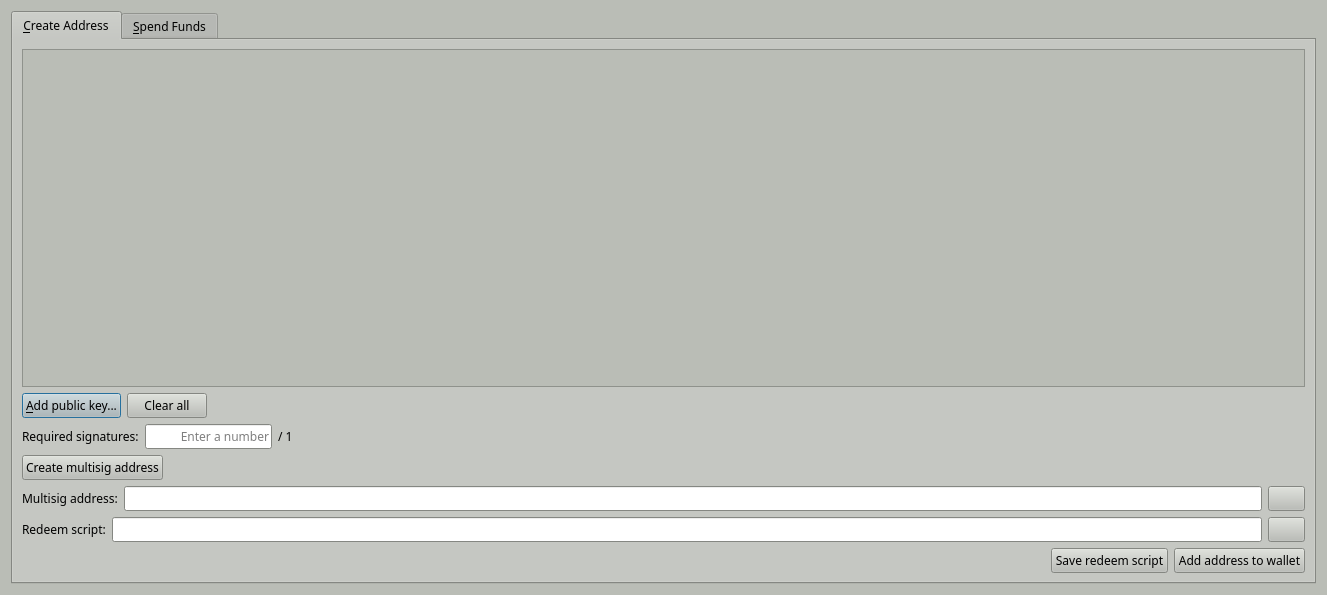
<?xml version="1.0" encoding="UTF-8"?>
<ui version="4.0">
 <class>MultisigDialog</class>
 <widget class="QDialog" name="MultisigDialog">
  <property name="geometry">
   <rect>
    <x>0</x>
    <y>0</y>
    <width>1327</width>
    <height>595</height>
   </rect>
  </property>
  <property name="palette">
   <palette>
    <active>
     <colorrole role="WindowText">
      <brush brushstyle="SolidPattern">
       <color alpha="255">
        <red>0</red>
        <green>0</green>
        <blue>0</blue>
       </color>
      </brush>
     </colorrole>
     <colorrole role="Button">
      <brush brushstyle="SolidPattern">
       <color alpha="255">
        <red>186</red>
        <green>189</green>
        <blue>182</blue>
       </color>
      </brush>
     </colorrole>
     <colorrole role="Light">
      <brush brushstyle="SolidPattern">
       <color alpha="255">
        <red>255</red>
        <green>255</green>
        <blue>255</blue>
       </color>
      </brush>
     </colorrole>
     <colorrole role="Midlight">
      <brush brushstyle="SolidPattern">
       <color alpha="255">
        <red>220</red>
        <green>222</green>
        <blue>218</blue>
       </color>
      </brush>
     </colorrole>
     <colorrole role="Dark">
      <brush brushstyle="SolidPattern">
       <color alpha="255">
        <red>93</red>
        <green>94</green>
        <blue>91</blue>
       </color>
      </brush>
     </colorrole>
     <colorrole role="Mid">
      <brush brushstyle="SolidPattern">
       <color alpha="255">
        <red>124</red>
        <green>126</green>
        <blue>121</blue>
       </color>
      </brush>
     </colorrole>
     <colorrole role="Text">
      <brush brushstyle="SolidPattern">
       <color alpha="255">
        <red>0</red>
        <green>0</green>
        <blue>0</blue>
       </color>
      </brush>
     </colorrole>
     <colorrole role="BrightText">
      <brush brushstyle="SolidPattern">
       <color alpha="255">
        <red>255</red>
        <green>255</green>
        <blue>255</blue>
       </color>
      </brush>
     </colorrole>
     <colorrole role="ButtonText">
      <brush brushstyle="SolidPattern">
       <color alpha="255">
        <red>0</red>
        <green>0</green>
        <blue>0</blue>
       </color>
      </brush>
     </colorrole>
     <colorrole role="Base">
      <brush brushstyle="SolidPattern">
       <color alpha="255">
        <red>255</red>
        <green>255</green>
        <blue>255</blue>
       </color>
      </brush>
     </colorrole>
     <colorrole role="Window">
      <brush brushstyle="SolidPattern">
       <color alpha="255">
        <red>186</red>
        <green>189</green>
        <blue>182</blue>
       </color>
      </brush>
     </colorrole>
     <colorrole role="Shadow">
      <brush brushstyle="SolidPattern">
       <color alpha="255">
        <red>0</red>
        <green>0</green>
        <blue>0</blue>
       </color>
      </brush>
     </colorrole>
     <colorrole role="AlternateBase">
      <brush brushstyle="SolidPattern">
       <color alpha="255">
        <red>220</red>
        <green>222</green>
        <blue>218</blue>
       </color>
      </brush>
     </colorrole>
     <colorrole role="ToolTipBase">
      <brush brushstyle="SolidPattern">
       <color alpha="255">
        <red>255</red>
        <green>255</green>
        <blue>220</blue>
       </color>
      </brush>
     </colorrole>
     <colorrole role="ToolTipText">
      <brush brushstyle="SolidPattern">
       <color alpha="255">
        <red>0</red>
        <green>0</green>
        <blue>0</blue>
       </color>
      </brush>
     </colorrole>
    </active>
    <inactive>
     <colorrole role="WindowText">
      <brush brushstyle="SolidPattern">
       <color alpha="255">
        <red>0</red>
        <green>0</green>
        <blue>0</blue>
       </color>
      </brush>
     </colorrole>
     <colorrole role="Button">
      <brush brushstyle="SolidPattern">
       <color alpha="255">
        <red>186</red>
        <green>189</green>
        <blue>182</blue>
       </color>
      </brush>
     </colorrole>
     <colorrole role="Light">
      <brush brushstyle="SolidPattern">
       <color alpha="255">
        <red>255</red>
        <green>255</green>
        <blue>255</blue>
       </color>
      </brush>
     </colorrole>
     <colorrole role="Midlight">
      <brush brushstyle="SolidPattern">
       <color alpha="255">
        <red>220</red>
        <green>222</green>
        <blue>218</blue>
       </color>
      </brush>
     </colorrole>
     <colorrole role="Dark">
      <brush brushstyle="SolidPattern">
       <color alpha="255">
        <red>93</red>
        <green>94</green>
        <blue>91</blue>
       </color>
      </brush>
     </colorrole>
     <colorrole role="Mid">
      <brush brushstyle="SolidPattern">
       <color alpha="255">
        <red>124</red>
        <green>126</green>
        <blue>121</blue>
       </color>
      </brush>
     </colorrole>
     <colorrole role="Text">
      <brush brushstyle="SolidPattern">
       <color alpha="255">
        <red>0</red>
        <green>0</green>
        <blue>0</blue>
       </color>
      </brush>
     </colorrole>
     <colorrole role="BrightText">
      <brush brushstyle="SolidPattern">
       <color alpha="255">
        <red>255</red>
        <green>255</green>
        <blue>255</blue>
       </color>
      </brush>
     </colorrole>
     <colorrole role="ButtonText">
      <brush brushstyle="SolidPattern">
       <color alpha="255">
        <red>0</red>
        <green>0</green>
        <blue>0</blue>
       </color>
      </brush>
     </colorrole>
     <colorrole role="Base">
      <brush brushstyle="SolidPattern">
       <color alpha="255">
        <red>255</red>
        <green>255</green>
        <blue>255</blue>
       </color>
      </brush>
     </colorrole>
     <colorrole role="Window">
      <brush brushstyle="SolidPattern">
       <color alpha="255">
        <red>186</red>
        <green>189</green>
        <blue>182</blue>
       </color>
      </brush>
     </colorrole>
     <colorrole role="Shadow">
      <brush brushstyle="SolidPattern">
       <color alpha="255">
        <red>0</red>
        <green>0</green>
        <blue>0</blue>
       </color>
      </brush>
     </colorrole>
     <colorrole role="AlternateBase">
      <brush brushstyle="SolidPattern">
       <color alpha="255">
        <red>220</red>
        <green>222</green>
        <blue>218</blue>
       </color>
      </brush>
     </colorrole>
     <colorrole role="ToolTipBase">
      <brush brushstyle="SolidPattern">
       <color alpha="255">
        <red>255</red>
        <green>255</green>
        <blue>220</blue>
       </color>
      </brush>
     </colorrole>
     <colorrole role="ToolTipText">
      <brush brushstyle="SolidPattern">
       <color alpha="255">
        <red>0</red>
        <green>0</green>
        <blue>0</blue>
       </color>
      </brush>
     </colorrole>
    </inactive>
    <disabled>
     <colorrole role="WindowText">
      <brush brushstyle="SolidPattern">
       <color alpha="255">
        <red>93</red>
        <green>94</green>
        <blue>91</blue>
       </color>
      </brush>
     </colorrole>
     <colorrole role="Button">
      <brush brushstyle="SolidPattern">
       <color alpha="255">
        <red>186</red>
        <green>189</green>
        <blue>182</blue>
       </color>
      </brush>
     </colorrole>
     <colorrole role="Light">
      <brush brushstyle="SolidPattern">
       <color alpha="255">
        <red>255</red>
        <green>255</green>
        <blue>255</blue>
       </color>
      </brush>
     </colorrole>
     <colorrole role="Midlight">
      <brush brushstyle="SolidPattern">
       <color alpha="255">
        <red>220</red>
        <green>222</green>
        <blue>218</blue>
       </color>
      </brush>
     </colorrole>
     <colorrole role="Dark">
      <brush brushstyle="SolidPattern">
       <color alpha="255">
        <red>93</red>
        <green>94</green>
        <blue>91</blue>
       </color>
      </brush>
     </colorrole>
     <colorrole role="Mid">
      <brush brushstyle="SolidPattern">
       <color alpha="255">
        <red>124</red>
        <green>126</green>
        <blue>121</blue>
       </color>
      </brush>
     </colorrole>
     <colorrole role="Text">
      <brush brushstyle="SolidPattern">
       <color alpha="255">
        <red>93</red>
        <green>94</green>
        <blue>91</blue>
       </color>
      </brush>
     </colorrole>
     <colorrole role="BrightText">
      <brush brushstyle="SolidPattern">
       <color alpha="255">
        <red>255</red>
        <green>255</green>
        <blue>255</blue>
       </color>
      </brush>
     </colorrole>
     <colorrole role="ButtonText">
      <brush brushstyle="SolidPattern">
       <color alpha="255">
        <red>93</red>
        <green>94</green>
        <blue>91</blue>
       </color>
      </brush>
     </colorrole>
     <colorrole role="Base">
      <brush brushstyle="SolidPattern">
       <color alpha="255">
        <red>186</red>
        <green>189</green>
        <blue>182</blue>
       </color>
      </brush>
     </colorrole>
     <colorrole role="Window">
      <brush brushstyle="SolidPattern">
       <color alpha="255">
        <red>186</red>
        <green>189</green>
        <blue>182</blue>
       </color>
      </brush>
     </colorrole>
     <colorrole role="Shadow">
      <brush brushstyle="SolidPattern">
       <color alpha="255">
        <red>0</red>
        <green>0</green>
        <blue>0</blue>
       </color>
      </brush>
     </colorrole>
     <colorrole role="AlternateBase">
      <brush brushstyle="SolidPattern">
       <color alpha="255">
        <red>186</red>
        <green>189</green>
        <blue>182</blue>
       </color>
      </brush>
     </colorrole>
     <colorrole role="ToolTipBase">
      <brush brushstyle="SolidPattern">
       <color alpha="255">
        <red>255</red>
        <green>255</green>
        <blue>220</blue>
       </color>
      </brush>
     </colorrole>
     <colorrole role="ToolTipText">
      <brush brushstyle="SolidPattern">
       <color alpha="255">
        <red>0</red>
        <green>0</green>
        <blue>0</blue>
       </color>
      </brush>
     </colorrole>
    </disabled>
   </palette>
  </property>
  <property name="font">
   <font>
    <family>Sawasdee</family>
   </font>
  </property>
  <property name="windowTitle">
   <string>Multisig</string>
  </property>
  <layout class="QVBoxLayout" name="verticalLayout_2">
   <item>
    <widget class="QTabWidget" name="tabWidget">
     <property name="currentIndex">
      <number>0</number>
     </property>
     <widget class="QWidget" name="tabCreateAddress">
      <attribute name="title">
       <string>&amp;Create Address</string>
      </attribute>
      <layout class="QVBoxLayout" name="verticalLayout">
       <item>
        <widget class="QScrollArea" name="scrollArea">
         <property name="widgetResizable">
          <bool>true</bool>
         </property>
         <widget class="QWidget" name="scrollAreaWidgetContents">
          <property name="geometry">
           <rect>
            <x>0</x>
            <y>0</y>
            <width>1285</width>
            <height>286</height>
           </rect>
          </property>
          <layout class="QVBoxLayout" name="verticalLayout_3">
           <item>
            <layout class="QVBoxLayout" name="pubkeyEntries"/>
           </item>
           <item>
            <spacer name="verticalSpacer">
             <property name="orientation">
              <enum>Qt::Vertical</enum>
             </property>
             <property name="sizeHint" stdset="0">
              <size>
               <width>20</width>
               <height>40</height>
              </size>
             </property>
            </spacer>
           </item>
          </layout>
         </widget>
        </widget>
       </item>
       <item>
        <layout class="QHBoxLayout" name="horizontalLayout_14">
         <item>
          <widget class="QPushButton" name="addPubKeyButton">
           <property name="toolTip">
            <string>Add a member to the signing pool</string>
           </property>
           <property name="text">
            <string>&amp;Add public key...</string>
           </property>
           <property name="icon">
            <iconset resource="../sphinxcoin.qrc">
             <normaloff>:/icons/add</normaloff>:/icons/add</iconset>
           </property>
          </widget>
         </item>
         <item>
          <widget class="QPushButton" name="clearButton">
           <property name="sizePolicy">
            <sizepolicy hsizetype="Minimum" vsizetype="Fixed">
             <horstretch>0</horstretch>
             <verstretch>0</verstretch>
            </sizepolicy>
           </property>
           <property name="toolTip">
            <string>Remove all public key fields</string>
           </property>
           <property name="text">
            <string>Clear all</string>
           </property>
           <property name="icon">
            <iconset resource="../sphinxcoin.qrc">
             <normaloff>:/icons/remove</normaloff>:/icons/remove</iconset>
           </property>
           <property name="autoRepeatDelay">
            <number>300</number>
           </property>
          </widget>
         </item>
         <item>
          <spacer name="horizontalSpacer_8">
           <property name="orientation">
            <enum>Qt::Horizontal</enum>
           </property>
           <property name="sizeHint" stdset="0">
            <size>
             <width>40</width>
             <height>20</height>
            </size>
           </property>
          </spacer>
         </item>
        </layout>
       </item>
       <item>
        <layout class="QHBoxLayout" name="horizontalLayout_2">
         <item>
          <widget class="QLabel" name="requiredSignaturesLabel">
           <property name="text">
            <string>Required signatures:</string>
           </property>
          </widget>
         </item>
         <item>
          <widget class="QLineEdit" name="requiredSignatures">
           <property name="sizePolicy">
            <sizepolicy hsizetype="Minimum" vsizetype="Fixed">
             <horstretch>0</horstretch>
             <verstretch>0</verstretch>
            </sizepolicy>
           </property>
           <property name="minimumSize">
            <size>
             <width>127</width>
             <height>0</height>
            </size>
           </property>
           <property name="text">
            <string/>
           </property>
           <property name="maxLength">
            <number>2</number>
           </property>
           <property name="frame">
            <bool>true</bool>
           </property>
           <property name="alignment">
            <set>Qt::AlignRight|Qt::AlignTrailing|Qt::AlignVCenter</set>
           </property>
           <property name="placeholderText">
            <string>Enter a number</string>
           </property>
          </widget>
         </item>
         <item>
          <widget class="QLabel" name="maxSignaturesLabel">
           <property name="text">
            <string>/ 1</string>
           </property>
          </widget>
         </item>
         <item>
          <spacer name="horizontalSpacer_2">
           <property name="orientation">
            <enum>Qt::Horizontal</enum>
           </property>
           <property name="sizeHint" stdset="0">
            <size>
             <width>40</width>
             <height>20</height>
            </size>
           </property>
          </spacer>
         </item>
        </layout>
       </item>
       <item>
        <layout class="QHBoxLayout" name="horizontalLayout">
         <item>
          <widget class="QPushButton" name="createAddressButton">
           <property name="text">
            <string>Create multisig address</string>
           </property>
          </widget>
         </item>
         <item>
          <spacer name="horizontalSpacer">
           <property name="orientation">
            <enum>Qt::Horizontal</enum>
           </property>
           <property name="sizeHint" stdset="0">
            <size>
             <width>40</width>
             <height>20</height>
            </size>
           </property>
          </spacer>
         </item>
        </layout>
       </item>
       <item>
        <layout class="QHBoxLayout" name="horizontalLayoutMultisigAddress">
         <item>
          <widget class="QLabel" name="multisigAddressLabel">
           <property name="text">
            <string>Multisig address:</string>
           </property>
          </widget>
         </item>
         <item>
          <widget class="QLineEdit" name="multisigAddress">
           <property name="readOnly">
            <bool>true</bool>
           </property>
          </widget>
         </item>
         <item>
          <widget class="QPushButton" name="copyMultisigAddressButton">
           <property name="toolTip">
            <string>Copy the multisig address to the system clipboard</string>
           </property>
           <property name="text">
            <string/>
           </property>
           <property name="icon">
            <iconset resource="../sphinxcoin.qrc">
             <normaloff>:/icons/editcopy</normaloff>:/icons/editcopy</iconset>
           </property>
           <property name="autoDefault">
            <bool>false</bool>
           </property>
          </widget>
         </item>
        </layout>
       </item>
       <item>
        <layout class="QHBoxLayout" name="horizontalLayout_3">
         <item>
          <widget class="QLabel" name="redeemScriptLabel">
           <property name="text">
            <string>Redeem script:</string>
           </property>
          </widget>
         </item>
         <item>
          <widget class="QLineEdit" name="redeemScript">
           <property name="readOnly">
            <bool>true</bool>
           </property>
          </widget>
         </item>
         <item>
          <widget class="QPushButton" name="copyRedeemScriptButton">
           <property name="toolTip">
            <string>Copy the redeem script to the system clipboard</string>
           </property>
           <property name="text">
            <string/>
           </property>
           <property name="icon">
            <iconset resource="../sphinxcoin.qrc">
             <normaloff>:/icons/editcopy</normaloff>:/icons/editcopy</iconset>
           </property>
           <property name="autoDefault">
            <bool>false</bool>
           </property>
          </widget>
         </item>
        </layout>
       </item>
       <item>
        <layout class="QHBoxLayout" name="horizontalLayout_15">
         <item>
          <spacer name="horizontalSpacer_11">
           <property name="orientation">
            <enum>Qt::Horizontal</enum>
           </property>
           <property name="sizeHint" stdset="0">
            <size>
             <width>40</width>
             <height>20</height>
            </size>
           </property>
          </spacer>
         </item>
         <item>
          <widget class="QPushButton" name="saveRedeemScriptButton">
           <property name="toolTip">
            <string>The redeem script will be required to spend the funds sent to the multisig address</string>
           </property>
           <property name="text">
            <string>Save redeem script</string>
           </property>
          </widget>
         </item>
         <item>
          <widget class="QPushButton" name="saveMultisigAddressButton">
           <property name="toolTip">
            <string>Add the multisig address to your personal addresses</string>
           </property>
           <property name="text">
            <string>Add address to wallet</string>
           </property>
          </widget>
         </item>
        </layout>
       </item>
      </layout>
     </widget>
     <widget class="QWidget" name="tabSpendFunds">
      <attribute name="title">
       <string>&amp;Spend Funds</string>
      </attribute>
      <layout class="QVBoxLayout" name="verticalLayout_13">
       <item>
        <layout class="QVBoxLayout" name="verticalLayout_8">
         <item>
          <layout class="QHBoxLayout" name="horizontalLayout_4">
           <item>
            <widget class="QGroupBox" name="inputsBox">
             <property name="title">
              <string>Inputs</string>
             </property>
             <layout class="QVBoxLayout" name="verticalLayout_6">
              <item>
               <widget class="QScrollArea" name="scrollArea_2">
                <property name="minimumSize">
                 <size>
                  <width>0</width>
                  <height>0</height>
                 </size>
                </property>
                <property name="widgetResizable">
                 <bool>true</bool>
                </property>
                <widget class="QWidget" name="scrollAreaWidgetContents_2">
                 <property name="geometry">
                  <rect>
                   <x>0</x>
                   <y>0</y>
                   <width>613</width>
                   <height>196</height>
                  </rect>
                 </property>
                 <layout class="QVBoxLayout" name="verticalLayout_4">
                  <item>
                   <layout class="QVBoxLayout" name="inputs"/>
                  </item>
                  <item>
                   <spacer name="verticalSpacer_2">
                    <property name="orientation">
                     <enum>Qt::Vertical</enum>
                    </property>
                    <property name="sizeHint" stdset="0">
                     <size>
                      <width>20</width>
                      <height>42</height>
                     </size>
                    </property>
                   </spacer>
                  </item>
                 </layout>
                </widget>
               </widget>
              </item>
              <item>
               <layout class="QHBoxLayout" name="horizontalLayout_6">
                <item>
                 <spacer name="horizontalSpacer_9">
                  <property name="orientation">
                   <enum>Qt::Horizontal</enum>
                  </property>
                  <property name="sizeHint" stdset="0">
                   <size>
                    <width>40</width>
                    <height>20</height>
                   </size>
                  </property>
                 </spacer>
                </item>
                <item>
                 <widget class="QLabel" name="inputsAmountLabel">
                  <property name="text">
                   <string>Inputs amount:</string>
                  </property>
                 </widget>
                </item>
                <item>
                 <widget class="QLabel" name="inputsAmount">
                  <property name="text">
                   <string>123.456</string>
                  </property>
                  <property name="textInteractionFlags">
                   <set>Qt::LinksAccessibleByMouse|Qt::TextSelectableByKeyboard|Qt::TextSelectableByMouse</set>
                  </property>
                 </widget>
                </item>
                <item>
                 <widget class="QLabel" name="label">
                  <property name="text">
                   <string>TX</string>
                  </property>
                 </widget>
                </item>
               </layout>
              </item>
              <item>
               <layout class="QHBoxLayout" name="horizontalLayout_5">
                <item>
                 <widget class="QPushButton" name="addInputButton">
                  <property name="text">
                   <string>Add input...</string>
                  </property>
                  <property name="icon">
                   <iconset resource="../sphinxcoin.qrc">
                    <normaloff>:/icons/add</normaloff>:/icons/add</iconset>
                  </property>
                 </widget>
                </item>
                <item>
                 <spacer name="horizontalSpacer_3">
                  <property name="orientation">
                   <enum>Qt::Horizontal</enum>
                  </property>
                  <property name="sizeHint" stdset="0">
                   <size>
                    <width>40</width>
                    <height>20</height>
                   </size>
                  </property>
                 </spacer>
                </item>
               </layout>
              </item>
             </layout>
            </widget>
           </item>
           <item>
            <widget class="QGroupBox" name="outputsBox">
             <property name="title">
              <string>Outputs</string>
             </property>
             <layout class="QVBoxLayout" name="verticalLayout_7">
              <item>
               <widget class="QScrollArea" name="scrollArea_3">
                <property name="minimumSize">
                 <size>
                  <width>0</width>
                  <height>0</height>
                 </size>
                </property>
                <property name="widgetResizable">
                 <bool>true</bool>
                </property>
                <widget class="QWidget" name="scrollAreaWidgetContents_3">
                 <property name="geometry">
                  <rect>
                   <x>0</x>
                   <y>0</y>
                   <width>612</width>
                   <height>165</height>
                  </rect>
                 </property>
                 <layout class="QVBoxLayout" name="verticalLayout_5">
                  <item>
                   <layout class="QVBoxLayout" name="outputs"/>
                  </item>
                  <item>
                   <spacer name="verticalSpacer_3">
                    <property name="orientation">
                     <enum>Qt::Vertical</enum>
                    </property>
                    <property name="sizeHint" stdset="0">
                     <size>
                      <width>20</width>
                      <height>42</height>
                     </size>
                    </property>
                   </spacer>
                  </item>
                 </layout>
                </widget>
               </widget>
              </item>
              <item>
               <layout class="QHBoxLayout" name="horizontalLayout_7">
                <item>
                 <spacer name="horizontalSpacer_10">
                  <property name="orientation">
                   <enum>Qt::Horizontal</enum>
                  </property>
                  <property name="sizeHint" stdset="0">
                   <size>
                    <width>40</width>
                    <height>20</height>
                   </size>
                  </property>
                 </spacer>
                </item>
                <item>
                 <widget class="QLabel" name="outputsAmountLabel">
                  <property name="text">
                   <string>Outputs amount:</string>
                  </property>
                 </widget>
                </item>
                <item>
                 <widget class="QLabel" name="outputsAmount">
                  <property name="text">
                   <string>123.456</string>
                  </property>
                  <property name="textInteractionFlags">
                   <set>Qt::LinksAccessibleByMouse|Qt::TextSelectableByKeyboard|Qt::TextSelectableByMouse</set>
                  </property>
                 </widget>
                </item>
                <item>
                 <widget class="QLabel" name="label_2">
                  <property name="text">
                   <string>TX</string>
                  </property>
                 </widget>
                </item>
               </layout>
              </item>
              <item>
               <layout class="QHBoxLayout" name="horizontalLayout_16">
                <item>
                 <spacer name="horizontalSpacer_12">
                  <property name="orientation">
                   <enum>Qt::Horizontal</enum>
                  </property>
                  <property name="sizeHint" stdset="0">
                   <size>
                    <width>40</width>
                    <height>20</height>
                   </size>
                  </property>
                 </spacer>
                </item>
                <item>
                 <widget class="QLabel" name="feeLabel">
                  <property name="text">
                   <string>Fee:</string>
                  </property>
                 </widget>
                </item>
                <item>
                 <widget class="QLabel" name="fee">
                  <property name="text">
                   <string>123.456</string>
                  </property>
                 </widget>
                </item>
                <item>
                 <widget class="QLabel" name="label_3">
                  <property name="text">
                   <string>TX</string>
                  </property>
                 </widget>
                </item>
               </layout>
              </item>
              <item>
               <layout class="QHBoxLayout" name="horizontalLayout_8">
                <item>
                 <widget class="QPushButton" name="addOutputButton">
                  <property name="text">
                   <string>Add output...</string>
                  </property>
                  <property name="icon">
                   <iconset resource="../sphinxcoin.qrc">
                    <normaloff>:/icons/add</normaloff>:/icons/add</iconset>
                  </property>
                 </widget>
                </item>
                <item>
                 <spacer name="horizontalSpacer_4">
                  <property name="orientation">
                   <enum>Qt::Horizontal</enum>
                  </property>
                  <property name="sizeHint" stdset="0">
                   <size>
                    <width>40</width>
                    <height>20</height>
                   </size>
                  </property>
                 </spacer>
                </item>
               </layout>
              </item>
             </layout>
            </widget>
           </item>
          </layout>
         </item>
         <item>
          <layout class="QHBoxLayout" name="horizontalLayout_9">
           <item>
            <widget class="QPushButton" name="createTransactionButton">
             <property name="text">
              <string>Create transaction</string>
             </property>
            </widget>
           </item>
           <item>
            <spacer name="horizontalSpacer_5">
             <property name="orientation">
              <enum>Qt::Horizontal</enum>
             </property>
             <property name="sizeHint" stdset="0">
              <size>
               <width>40</width>
               <height>20</height>
              </size>
             </property>
            </spacer>
           </item>
          </layout>
         </item>
        </layout>
       </item>
       <item>
        <layout class="QVBoxLayout" name="verticalLayout_10">
         <item>
          <layout class="QHBoxLayout" name="horizontalLayout_10">
           <item>
            <widget class="QLineEdit" name="transaction">
             <property name="sizePolicy">
              <sizepolicy hsizetype="Expanding" vsizetype="Fixed">
               <horstretch>0</horstretch>
               <verstretch>0</verstretch>
              </sizepolicy>
             </property>
             <property name="placeholderText">
              <string>Enter a raw transaction or create a new one</string>
             </property>
            </widget>
           </item>
           <item>
            <widget class="QPushButton" name="copyTransactionButton">
             <property name="toolTip">
              <string/>
             </property>
             <property name="text">
              <string/>
             </property>
             <property name="icon">
              <iconset resource="../sphinxcoin.qrc">
               <normaloff>:/icons/editcopy</normaloff>:/icons/editcopy</iconset>
             </property>
             <property name="autoDefault">
              <bool>false</bool>
             </property>
            </widget>
           </item>
           <item>
            <widget class="QPushButton" name="pasteTransactionButton">
             <property name="toolTip">
              <string>Paste address from clipboard</string>
             </property>
             <property name="text">
              <string/>
             </property>
             <property name="icon">
              <iconset resource="../sphinxcoin.qrc">
               <normaloff>:/icons/editpaste</normaloff>:/icons/editpaste</iconset>
             </property>
             <property name="shortcut">
              <string>Alt+P</string>
             </property>
             <property name="autoDefault">
              <bool>false</bool>
             </property>
            </widget>
           </item>
          </layout>
         </item>
         <item>
          <layout class="QHBoxLayout" name="horizontalLayout_11">
           <item>
            <widget class="QPushButton" name="signTransactionButton">
             <property name="text">
              <string>Sign transaction</string>
             </property>
             <property name="icon">
              <iconset resource="../sphinxcoin.qrc">
               <normaloff>:/icons/edit</normaloff>:/icons/edit</iconset>
             </property>
            </widget>
           </item>
           <item>
            <spacer name="horizontalSpacer_6">
             <property name="orientation">
              <enum>Qt::Horizontal</enum>
             </property>
             <property name="sizeHint" stdset="0">
              <size>
               <width>40</width>
               <height>20</height>
              </size>
             </property>
            </spacer>
           </item>
          </layout>
         </item>
        </layout>
       </item>
       <item>
        <layout class="QVBoxLayout" name="verticalLayout_12">
         <item>
          <layout class="QHBoxLayout" name="horizontalLayout_13">
           <item>
            <widget class="QLineEdit" name="signedTransaction">
             <property name="sizePolicy">
              <sizepolicy hsizetype="Expanding" vsizetype="Fixed">
               <horstretch>0</horstretch>
               <verstretch>0</verstretch>
              </sizepolicy>
             </property>
             <property name="readOnly">
              <bool>true</bool>
             </property>
            </widget>
           </item>
           <item>
            <widget class="QPushButton" name="copySignedTransactionButton">
             <property name="toolTip">
              <string/>
             </property>
             <property name="text">
              <string/>
             </property>
             <property name="icon">
              <iconset resource="../sphinxcoin.qrc">
               <normaloff>:/icons/editcopy</normaloff>:/icons/editcopy</iconset>
             </property>
             <property name="autoDefault">
              <bool>false</bool>
             </property>
            </widget>
           </item>
          </layout>
         </item>
         <item>
          <layout class="QHBoxLayout" name="horizontalLayout_12">
           <item>
            <widget class="QLabel" name="statusLabel">
             <property name="text">
              <string/>
             </property>
            </widget>
           </item>
           <item>
            <spacer name="horizontalSpacer_7">
             <property name="orientation">
              <enum>Qt::Horizontal</enum>
             </property>
             <property name="sizeHint" stdset="0">
              <size>
               <width>40</width>
               <height>20</height>
              </size>
             </property>
            </spacer>
           </item>
           <item>
            <widget class="QPushButton" name="sendTransactionButton">
             <property name="text">
              <string>Send transaction</string>
             </property>
             <property name="icon">
              <iconset resource="../sphinxcoin.qrc">
               <normaloff>:/icons/send</normaloff>:/icons/send</iconset>
             </property>
            </widget>
           </item>
          </layout>
         </item>
        </layout>
       </item>
      </layout>
     </widget>
    </widget>
   </item>
  </layout>
 </widget>
 <resources>
  <include location="../sphinxcoin.qrc"/>
 </resources>
 <connections/>
</ui>
